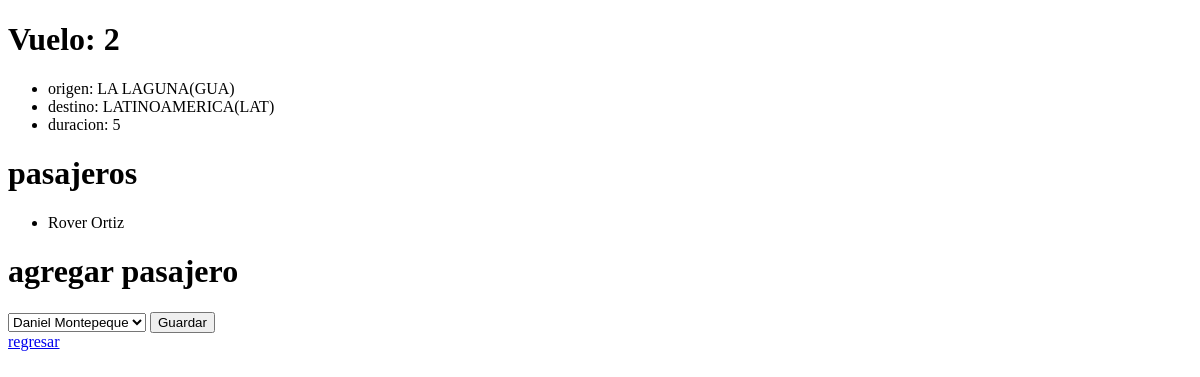
Before: /modelo1/2 with the older database file.
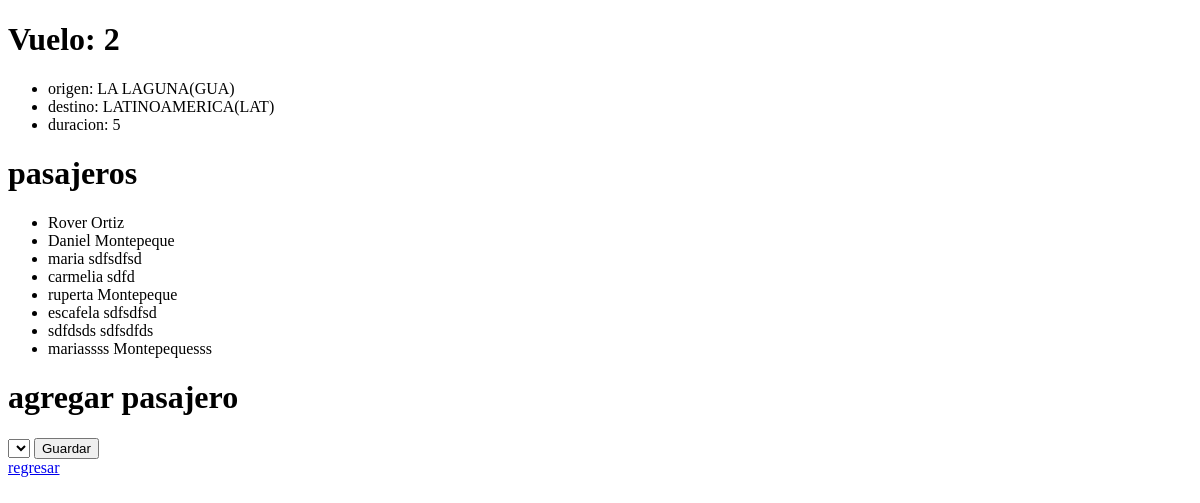
After: the same page with the newer database file.
### modelo1/models.py (models this page shows)
class Pasajero(models.Model):
    first = models.CharField(max_length=64)
    last = models.CharField(max_length=64)
    edad = models.IntegerField()
    vuelos = models.ManyToManyField(Vuelos, blank=True, related_name="pasajero")
    def __str__(self):
        return f"{self.first} {self.last}"

### modelo1/views.py (the view)
# urls.py: path("<int:vuelo_id>", views.vuelo, name="vuelo"),
def vuelo(request, vuelo_id):
    vuelo= Vuelos.objects.get(pk=vuelo_id)
    return render(request, "vuelos/vuelo.html",{
        "vuelo": vuelo,
        "pasajero": vuelo.pasajero.all(),
        "no_pasajero": Pasajero.objects.exclude(vuelos=vuelo).all()
    })

### modelo1/models.py (called while the page is built)
    def __str__(self):
        return f"{self.city}({self.code})"

### modelo1/templates/vuelos/vuelo.html (shortened to what this page needs)
{%extends 'vuelos/layout.html'%}
{%block body%}
    <h1>Vuelo: {{vuelo.id}}</h1>
    <ul>
        <li>origen: {{vuelo.origin}}</li>
        <li>destino: {{vuelo.destination}}</li>
        <li>duracion: {{vuelo.duration}}</li>
    </ul>
    <h1>pasajeros</h1>
    <ul>
        {%for pasa in pasajero%}
            <li>{{pasa}}</li>
            {%empty%}
                <li>no hay pasajeros</li>
        {%endfor%}
    </ul>
    <h1>agregar pasajero</h1>
    <form action="{%url 'book' vuelo.id %}" method="post">
        <select name="pasajero" id="">
            {%for pasajero in no_pasajero%}
                <option value="{{pasajero.id}}">{{pasajero}}</option>
            {%endfor%}
        </select>
        <input type="submit" value="Guardar">
    </form>
    <a href="{%url 'index'%}">regresar</a>
{%endblock%}

Changed rows visible on the page:
now on this page (row unchanged): Pasajero: first+last "Daniel Montepeque"
added Pasajero: first+last "maria sdfsdfsd"
added Pasajero: first+last "carmelia sdfd"
added Pasajero: first+last "ruperta Montepeque"
added Pasajero: first+last "escafela sdfsdfsd"
added Pasajero: first+last "sdfdsds sdfsdfds"
added Pasajero: first+last "mariassss Montepequesss"
Other visible differences:
form field pasajero: "Daniel Montepeque" → (not shown)
